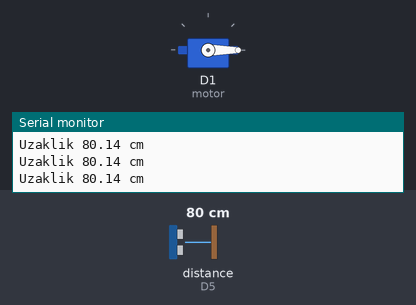
A sketch run on a simulated ESP8266 (NodeMCU). Shown: servo, the last lines printed to the serial monitor. Wiring (inferred from the names in the program): ultrasonic range finder: trigger D6; echo D5. The inputs (shaded band) are chosen by the test bench; at power-on: distance to the obstacle (sensor on D5) 80 cm. The echo pulse lasts 58.3 µs per cm; WiFi joins after 1.5 s; servers stay silent unless stated.

Above: at 3.7 s.
3.8 s: distance to the obstacle (sensor on D5) set to 11 cm
5.7 s: distance to the obstacle (sensor on D5) set to 8 cm
At 7.2 s:
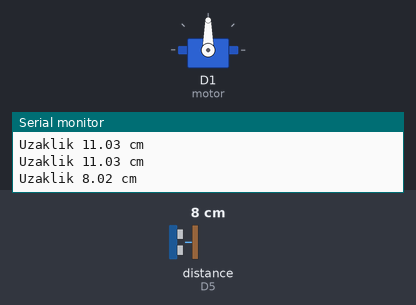
Timing chart, 0 to 14.0 s (numbered marks = the images above; inputs shaded):
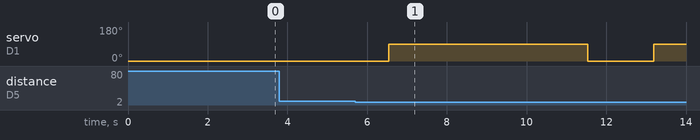

Measured:
- the behaviour switches between 10 and 9 cm on distance to the obstacle (sensor on D5) (found by bisection; images 0 and 1)
- after the input at 5.7 s, servo on D1 (motor): 0° → 90° after 0.84 s, → 0° 5.0 s later, → 90° 1.7 s later

The sketch:

sketch_dec27a.ino
```cpp
#include <Servo.h>
#include <ESP8266WiFi.h>
#include <WiFiClient.h>
#include <FirebaseArduino.h>

const char *ssid = "umutziya";                 // bağlanılacak olan kablosuz ağın SSID si
const char *password = "123456789";           // bağlanılacak olan kablosuz ağın şifresi

#define echo D5
#define trig D6
#define firebase_erisim_linki "akilli-cop-kutusu-bda0f-default-rtdb.firebaseio.com"   // oluşturduğunuz projenizdeki veritabanınızın erişim linki
#define firebase_sifre "N7FXmjJ2r42z1NJ57bRffNqwHpvfXI4diFJ7IUO3"    // veritabanı secret key

int sayac = 0;

Servo motor;

void setup() {

  Serial.begin(9600);                       //Seri iletişim hızı 9600 bps olarak ayarlanarak başlatılıyor.
  delay(1000);

  WiFi.mode(WIFI_STA);                        //ESP8266 istasyon moduna alınıyor.
  WiFi.begin(ssid, password);                 //SSID ve şifre girilierek wifi başlatılıyor.

  //------- Wifi ağına bağlanıncaya kadar beklenilen kısım ------------
  Serial.print("Bağlantı kuruluyor");
  while (WiFi.status() != WL_CONNECTED)
  { // Wifi bağlantısı sağlanana kadar bekleniyor.
    delay(500);                               // Bu arada her 500 ms de bir seri ekrana yan yana noktalar yazdırılarak
    Serial.print(".");                        //görsellik sağlanıyor.
  }
  Serial.println("");                         //Bir alt satıra geçiliyor.
  Serial.println("Bağlantı sağlandı...");      //seri ekrana bağlantının kurulduğu bilgisi gönderiliyor.

  Serial.print("Alınan IP addresi: ");        // kablosuz ağdan alınan IP adresi
  Serial.println(WiFi.localIP());             // kablosuz ağdan alınan IP adresi

  Firebase.begin(firebase_erisim_linki, firebase_sifre);      // Firebase erişimini başlat

  pinMode(echo,INPUT);
  pinMode(trig,OUTPUT);
  motor.attach(D1);
  motor.write(0);
}

void loop() {


  digitalWrite(trig, LOW);
  delayMicroseconds(5);
  digitalWrite(trig, HIGH);
  delayMicroseconds(10);
  digitalWrite(trig, LOW);
float  zaman = pulseIn(echo, HIGH);
 float  mesafe= (zaman /29.1)/2;
  Serial.print("Uzaklik ");
  Serial.print(mesafe);
  Serial.println(" cm");
  delay(500);

  if(mesafe < 10){
    motor.write(90);
    delay(5000);
    motor.write(0);
    sayac=sayac+1;
    Serial.print(sayac);
    Serial.println(" kez açıldı.");

    Firebase.setInt("Kapagin acilip kapanma sayisi", sayac);  // "Kapagin acilip kapanma sayisi" etiketinin altına sayac yaz

    if (Firebase.failed()) {                              // yazma hatası oldu mu?
      Serial.print("Hata Var:");                        // evet olmuş, seri porttan bana bildir
      Serial.println(Firebase.error());
      return;                                           // loop başına dön
  }
  delay(1000);

  }

}
```
